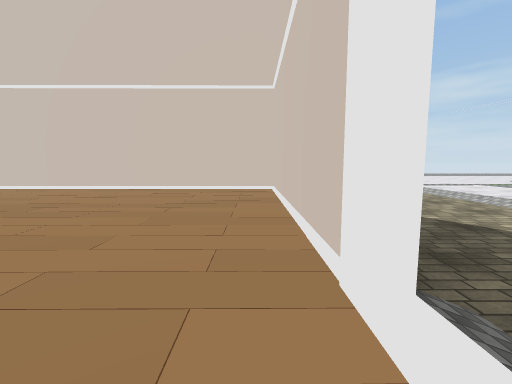
View 1 (above)

20 first-person views from a walk through a 3-D level made in the Unity game engine. The camera is 1.4 m above the floor, tilts 6° down and sees 90° across. The floor is counted in squares, 2 m on a side. Each view is taken from the middle of a square. On the plan, view 1 faces up. The plan holds only what a view shows up to about 9 squares ahead; the rest is blank. The place goes on beyond the plan. The player character is not drawn. Door leaves are left out, so doorways stand open. Some surface patterns are stand-ins.

View 2
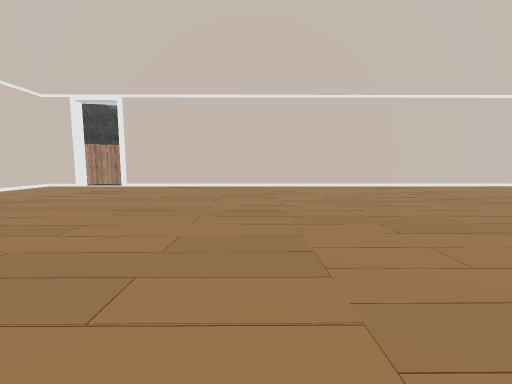

View 3
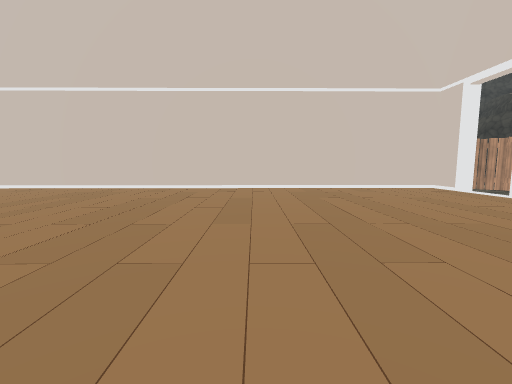

View 4
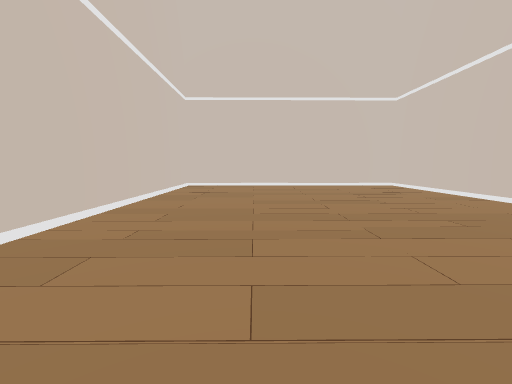

View 5
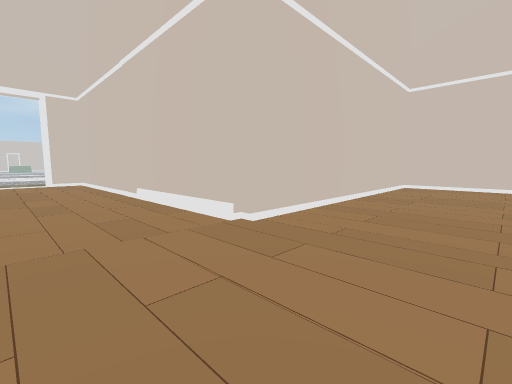

View 6
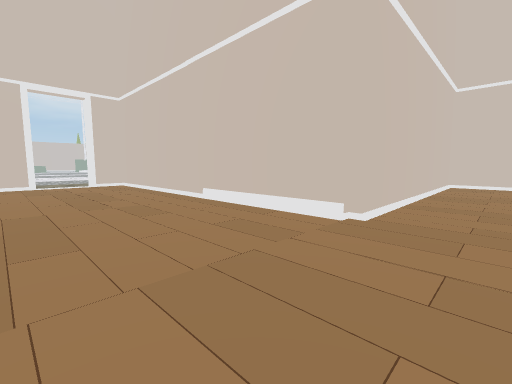

View 7
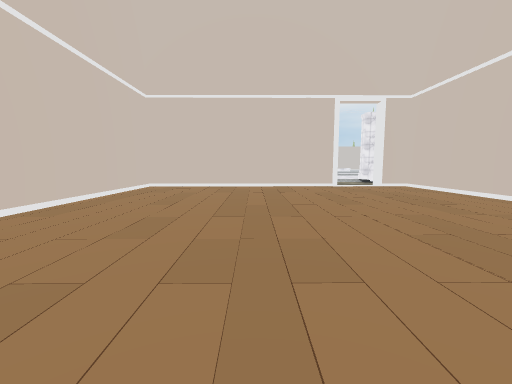

View 8
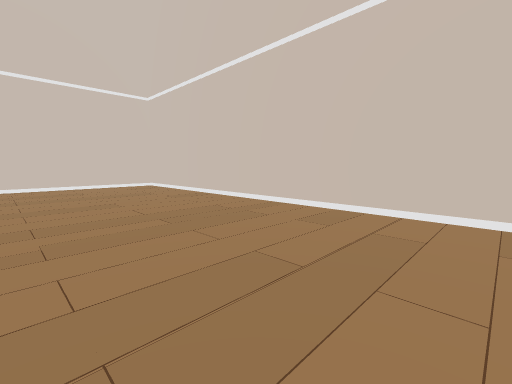

View 9
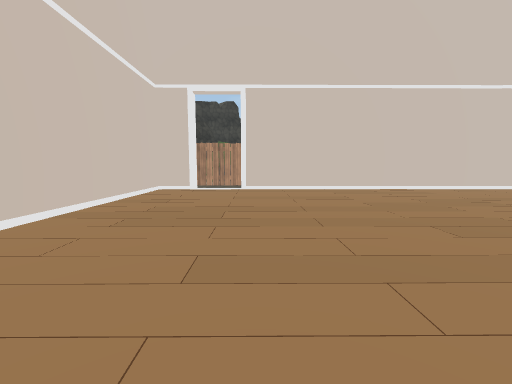

View 10
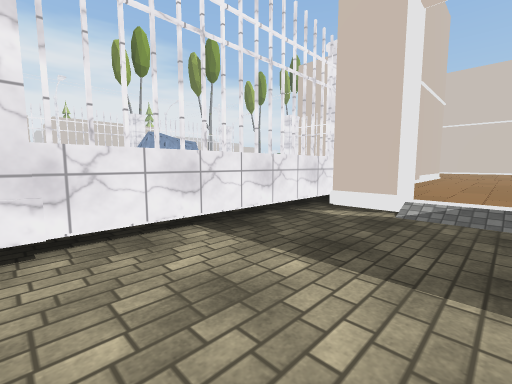

View 11
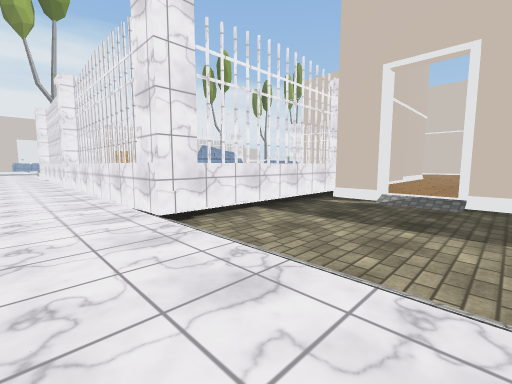

View 12
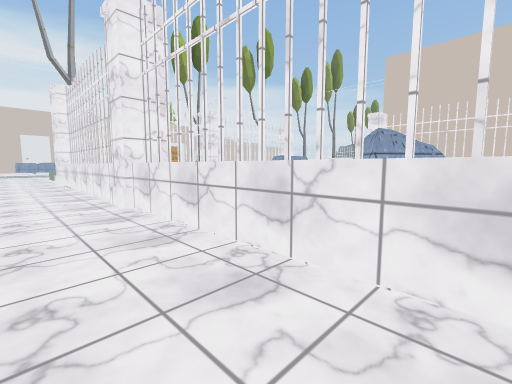

View 13
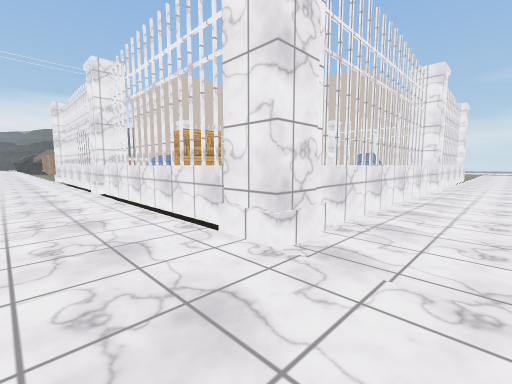

View 14
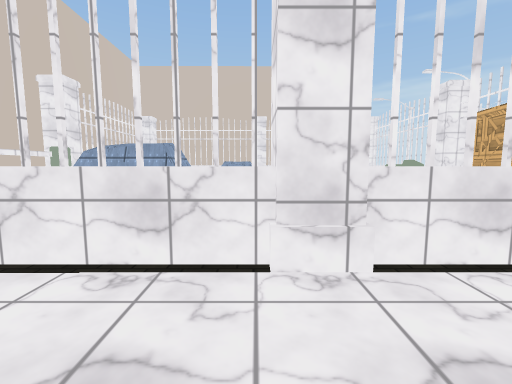

View 15
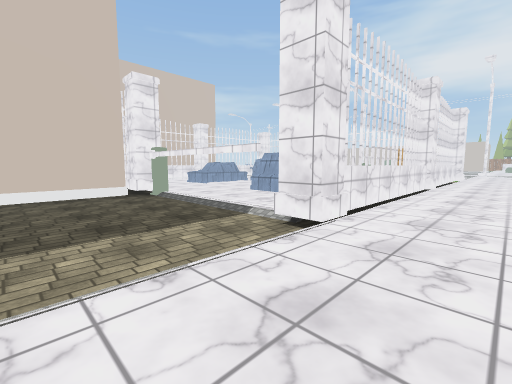

View 16
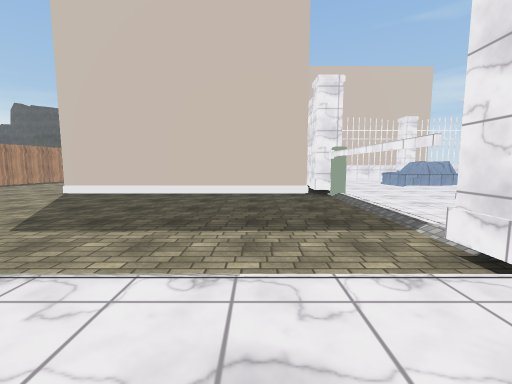

View 17
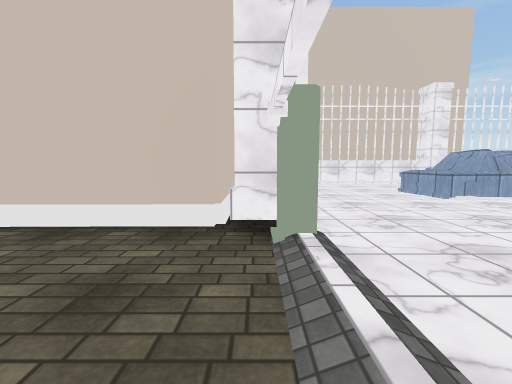

View 18
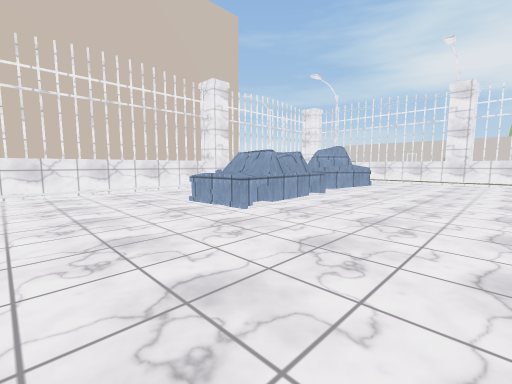

View 19
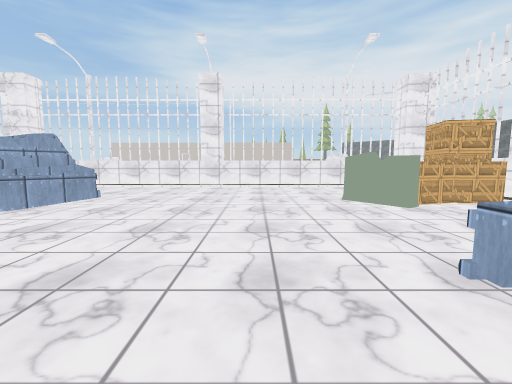

View 20
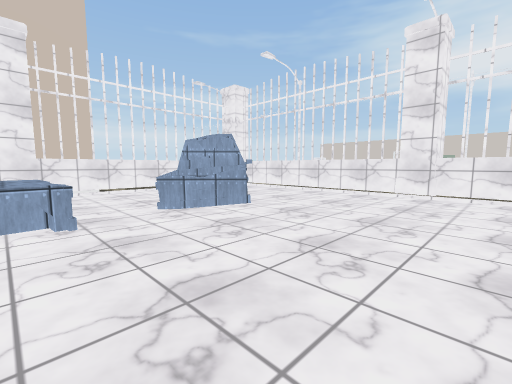

### Floor plan
Key: @ floor where view 1 was taken; # wall or solid block; . main floor; - floor 0.25 m lower than the main floor; / step, stairs or slope; D open door; = window, fence, low wall or low ledge; ^ raised ledge; O other object.
Columns run from 15 left of view 1 to 7 right of it. Each row starts with its distance up from view 1.
  8  #D  ##  #    ###   -..
  7 ##.## ..........#   -..
  6 #...............#  --.
  5 #...............# ---
  4 #...............#---
  3 #...............#--
  2 #...............#----..
  1 #...............D----..
  0 #..............@D----..
 -1 #.......#########----..
 -2 #.......#############..
 -3 #.......#----- ---  #..
 -4 #.......#----  --OO ^..
 -5 #.......#---OOO-OOO-#..
 -6 #.......#---OOO--O--#..
 -7 #.......#-----------#..
 -8 #########-----------#..
 -9 --------------------#..
-10 -----------OOO------#..
-11  ----------OOO---#--#..
-12   ---------    --O  #..
-13    ------       -O  #..
-14     ////#=#==###=#==#..
-15     ...................
-16      ..................

Positions as (right, up) in squares from view 1, and headings:
1: (0, 0), facing up
2: (-8, -1), facing up
3: (-7, 2), facing left
4: (-10, 1), facing down
5: (-10, 1), facing down-right
6: (-9, 2), facing down-right
7: (-8, 4), facing right
8: (-11, 1), facing down-left
9: (-12, 0), facing up
10: (5, 1), facing down-left
11: (7, 2), facing down-left
12: (7, -3), facing down-left
13: (7, -16), facing up-left
14: (-1, -16), facing up
15: (-10, -16), facing up-right
16: (-9, -16), facing up
17: (-7, -11), facing up
18: (-6, -9), facing up-right
19: (-3, -9), facing right
20: (-1, -9), facing up-right
